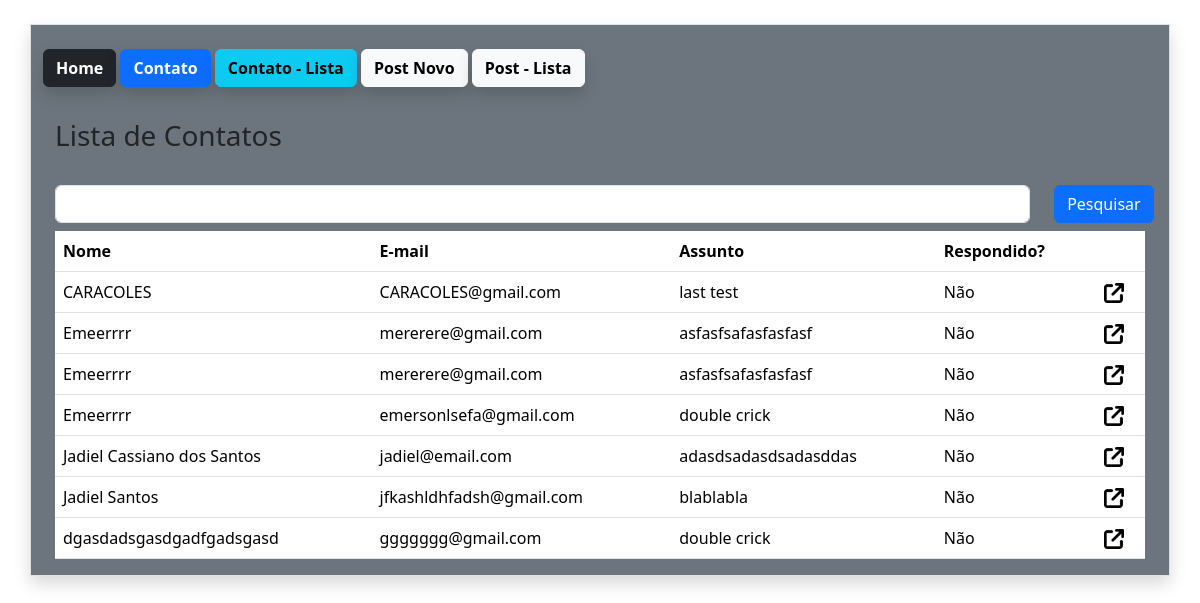
The app's page /contato/lista/, older data.
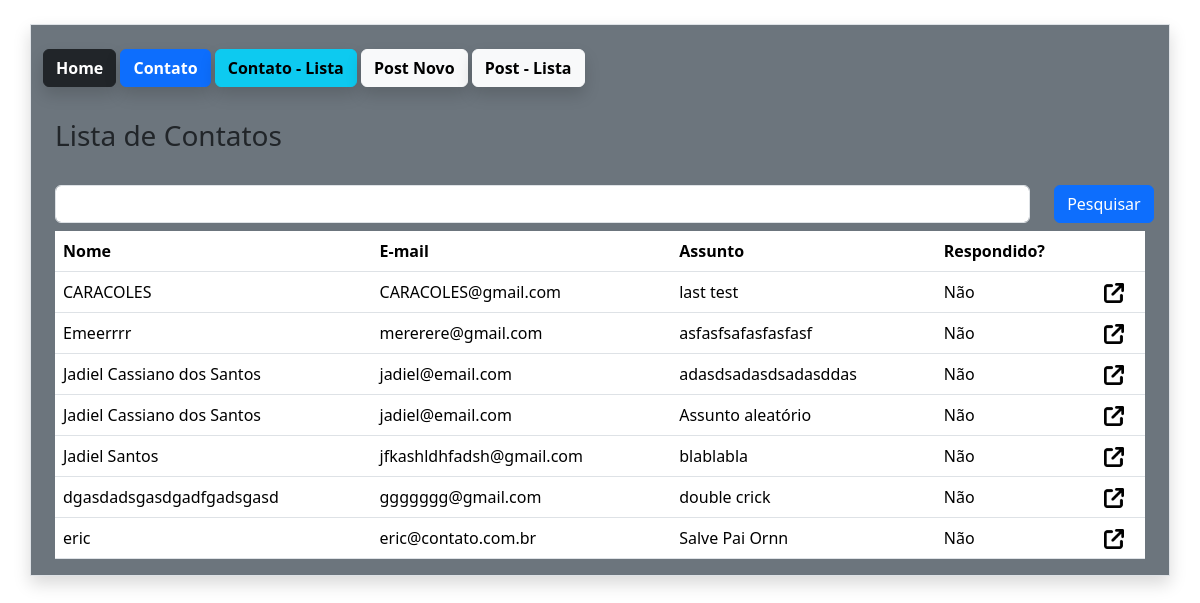
The same page, newer data.
### estudo/models.py (models this page shows)
class Contato(db.Model):
    id = db.Column(db.Integer, primary_key=True)
    data_envio = db.Column(db.DateTime, default=datetime.utcnow())
    nome = db.Column(db.String, nullable=True)
    email = db.Column(db.String, nullable=True)
    assunto = db.Column(db.String, nullable=True)
    mensagem = db.Column(db.String, nullable=True)
    respondido = db.Column(db.Integer, default=0)

### estudo/views.py (the view)
@app.route('/contato/lista/')
def contatoLista():
     context = {}
     if request.method == 'GET':
         pesquisa = request.args.get('pesquisa','')
     dados = Contato.query.order_by('nome')
     if pesquisa != '':
         dados = dados.filter_by(nome=pesquisa)
     context = {'dados': dados.all()}
     return render_template('Contato_lista.html', context = context)

### estudo/templates/Contato_lista.html (shortened to what this page needs)
{% extends 'base.html' %}
{% block content%}
{% include "nav.html" %}
<body>
    <div class="container mt-4">
        <div class="row mt-4">
            <h3>Lista de Contatos</h3>
            <form method="get" class="row">
                <div class="class col-11 mt-4">
                    <input type="text" name="pesquisa" class="form-control">
                </div>
                <div class="col-1 mt-4">
                    <button type="submit" class="btn btn-primary"> Pesquisar</button>
                </div>
            </form>
            <div class="col-12 mt-2">
                <table class="table">
                    <thead>
                        <tr>
                            <th><b>Nome</b></th>
                            <th><b>E-mail</b></th>
                            <th><b>Assunto</b></th>
                            <th><b>Respondido?</b></th>
                            <th></th>
                        </tr>
                    </thead>
                    <tbody>
                        {% for linha in context['dados'] %}
                        <tr>
                            <td>{{linha.nome}}</td>
                            <td>{{linha.email}}</td>
                            <td>{{linha.assunto}}</td>
                            <td>
                                {% if linha.respondido ==1%}
                                    Sim
                                {% else %}
                                    Não
                                {% endif %}
                            <td><a href="{{ url_for('contatoDetail', id=linha.id)}}"><img src="{{url_for('static', filename='img/link.png')}}" style="width:20px";"></a></td>
                            </td>
                        </tr>
                        {% endfor %}
                    </tbody>
                </table>
            </div>
        </div>
{% endblock %}

### estudo/templates/base.html (shortened to what this page needs)
<!DOCTYPE html>
<html lang="pt-br">
<head>
    <link href="https://cdn.jsdelivr.net/npm/bootstrap@5.3.8/dist/css/bootstrap.min.css" rel="stylesheet">
</head>
</body>
    <section class="container mt-4 roudend border shadow bg-secondary">
    {% block content%} {% endblock%}
    </section>
</body>
</html>

### estudo/templates/nav.html
<a href='/' class="btn btn-dark shadow mt-4  mb-2"> <b>Home</b> </a>
<a href="{{url_for('contato')}}" class="btn btn-primary shadow mt-4 mb-2"> <b>Contato</b> </a>
<a href="{{url_for('contatoLista')}}"class="btn btn-info shadow mt-4 mb-2"> <b>Contato - Lista</b> </a>
<a href="{{url_for('postnovo')}}"class="btn btn-light shadow mt-4 mb-2"> <b>Post Novo </b> </a>
<a href="{{url_for('PostLista')}}"class="btn btn-light shadow mt-4 mb-2"> <b>Post - Lista</b> </a>

Row changes from the older to the newer data that the page shows:
removed Contato: nome "Emeerrrr", email "mererere@gmail.com", assunto "asfasfsafasfasfasf", respondido "Não"
removed Contato: nome "Emeerrrr", email "emersonlsefa@gmail.com", assunto "double crick", respondido "Não"
added Contato: nome "Jadiel Cassiano dos Santos", email "jadiel@email.com", assunto "Assunto aleatório", respondido "Não"
added Contato: nome "eric", email "eric@contato.com.br", assunto "Salve Pai Ornn", respondido "Não"
